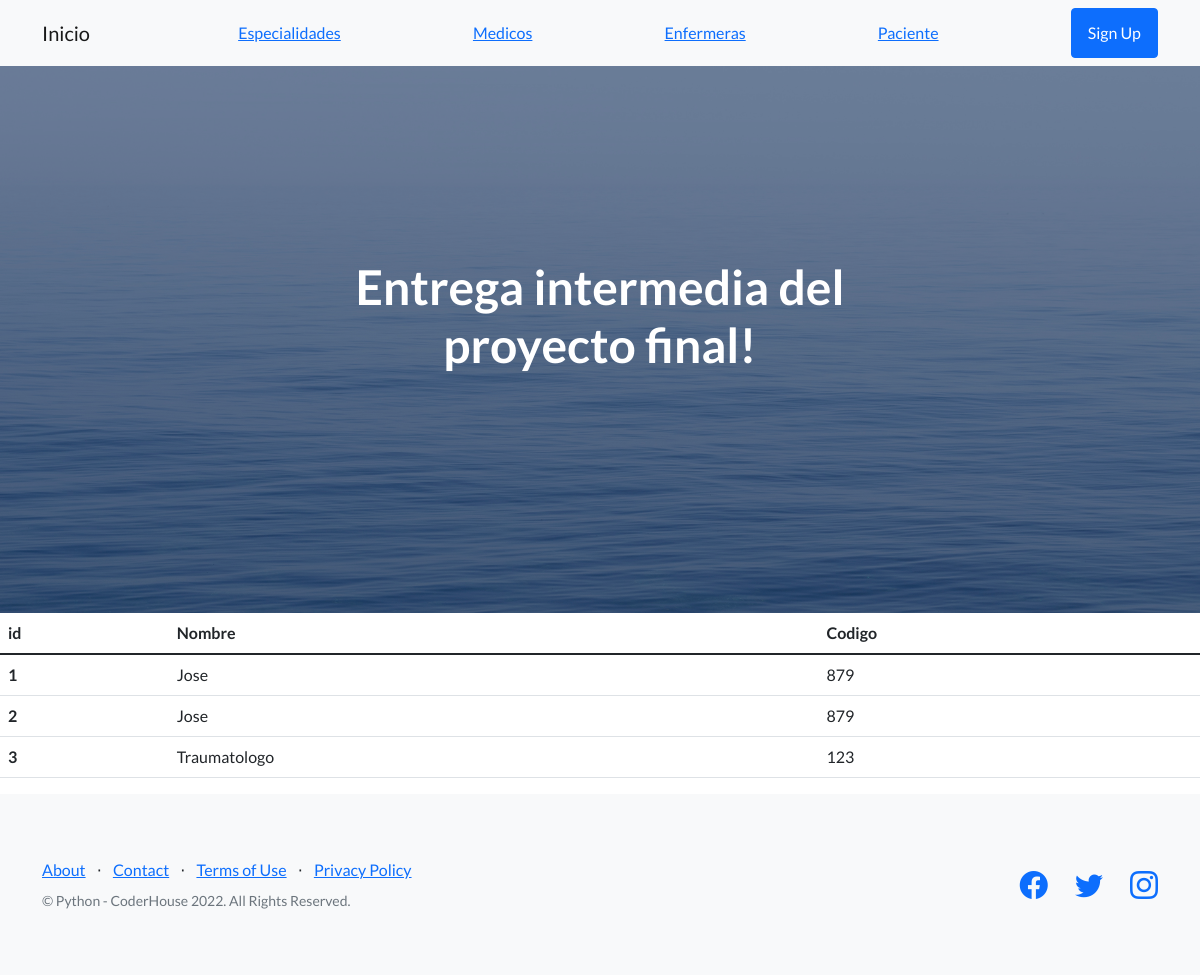
Page /clinica/especialidades on the earlier database version.
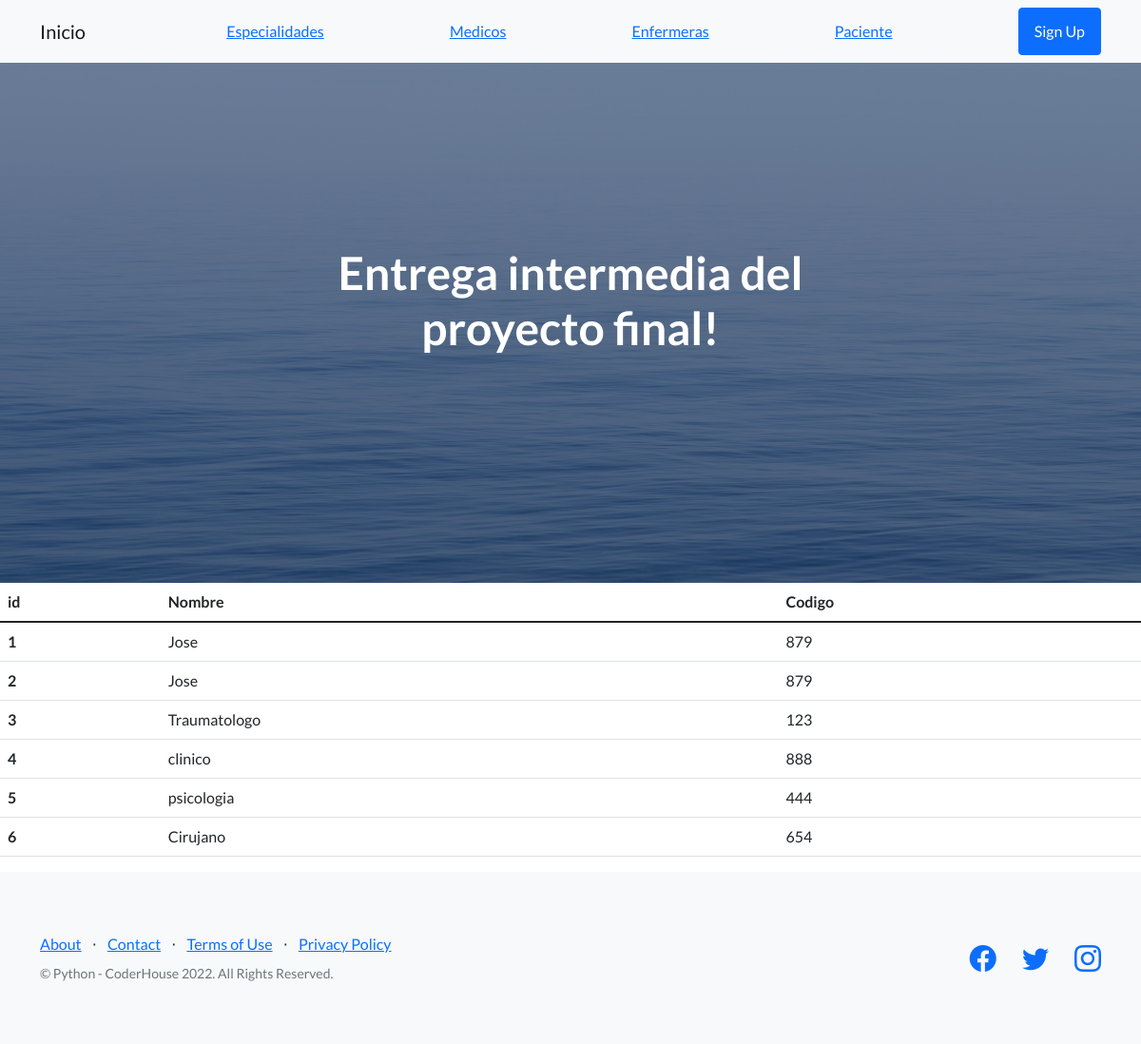
Same page on the later database version.
### clinica/models.py (models this page shows)
class Especialidades(models.Model):
    nombre=models.CharField(max_length=40)
    codigo = models.IntegerField()

### clinica/views.py (the view)
# urls.py: path("especialidades" , views.especialidades , name="especialidades"),
def especialidades(request):
    especialidades = Especialidades.objects.all()
    dicc = {"especialidades" : especialidades}
    plantilla = loader.get_template("especialidades.html")
    documento = plantilla.render(dicc)
    return HttpResponse( documento )
    return render(request , "especialidades.html")

### clinica/template/especialidades.html (shortened to what this page needs)
{% extends "padre.html" %}
{% load static %}
{% block contenido %}
    <table class="table">
        <thead>
        <tr>
            <th scope="col">id</th>
            <th scope="col">Nombre</th>
            <th scope="col">Codigo</th>
        </tr>
    </thead>
    <tbody>
        {% for n in especialidades %}
        <tr>
            <th scope="row">{{n.id}}</th>
            <td>{{n.nombre}}</td>
            <td>{{n.codigo}}</td>
        </tr>
        {% endfor %}
        </tbody>
    </table>
{% endblock %}

Differences in the rows shown:
added Especialidades: id "4", nombre "clinico", codigo "888"
added Especialidades: id "5", nombre "psicologia", codigo "444"
added Especialidades: id "6", nombre "Cirujano", codigo "654"
